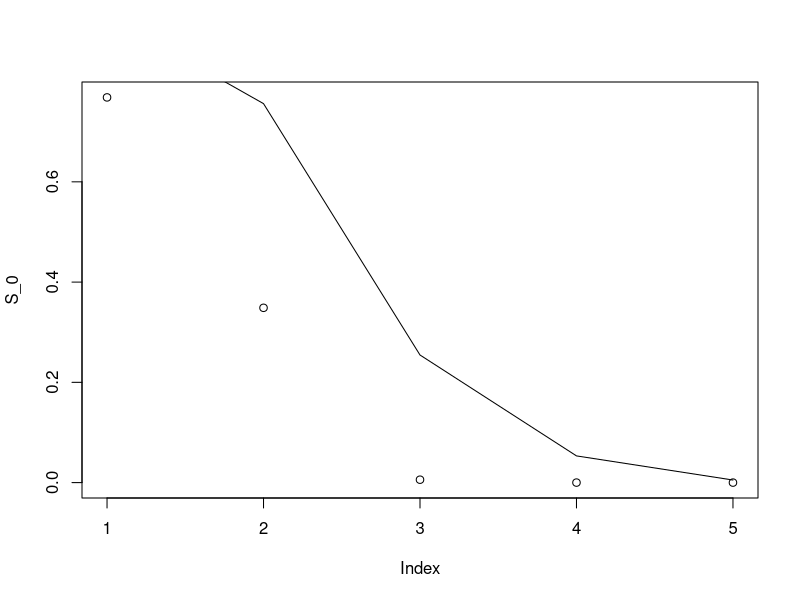

Recreate this plot in R.
##################################
#
#           Ch.5 Exercises 
#
#################################
library(survival)
"5.1. Consider the data set aml, which is included in the survival package. This
is a study of whether or not maintenance therapy increases survival among patients
with acute myelogenous leukemia, with survival time measured in weeks. The basic
Cox model may be fitted as follows:"
	result <- coxph(Surv(time, status) ~ x, data=aml)
"Create a coarser time variable by expressing it in months instead of weeks as
follows:"
	time.months <- cut(aml$time, breaks=seq(0,161,4), labels=F)
	
"Now re-fit the model, modeling ties using the Breslow, Efron, and exact methods.
Which approximate method gives a result closest to that from the exact method?"

	
	c_efron = coxph(Surv(time.months, aml$status) ~ aml$x, method = "efron")
	c_ebreslow = coxph(Surv(time.months, aml$status) ~ aml$x, method = "breslow")
	c_exact = coxph(Surv(time.months, aml$status) ~ aml$x, method = "exact")
	
	summary(c_efron)
	summary(c_ebreslow)
	summary(c_exact)
	
	
"5.2. Consider again the synthetic data in Table 4.1, discussed in Example 5.1
in Sect. 5.2. Use the basehaz function to obtain an estimate of the baseline
cumulative hazard function. Use this to compute the predicted survival curves for
the control and experimental groups based on the proportional hazards model we
fitted in Sect. 5.2."
s = c(6,7,10,15,19,25)
cen = c(1,0,1,1,0,1)
treat = c(0,0,1,0,1,1)

base_haz = basehaz(coxph(Surv(s, cen)~treat, method = "exact"), centered = F)
summary(base_haz)	


S_0 = exp(-cumsum(base_haz$hazard[1:5] * diff(base_haz$time) ))
S_1 = S_0^exp(-1.326129)

plot(S_0)
lines(S_1)